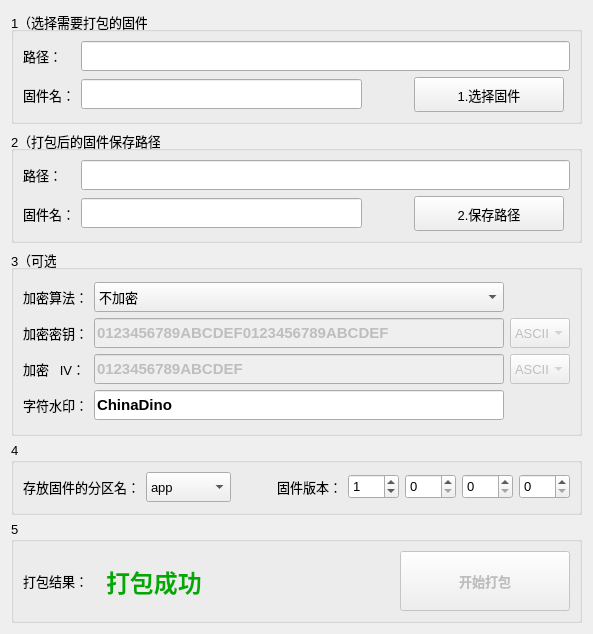
     <widget class="QWidget" name="tabFirmwarePackage">
      <attribute name="title">
       <string>固件打包</string>
      </attribute>
      <layout class="QGridLayout" name="gridLayout_9">
       <item row="0" column="0">
        <widget class="QGroupBox" name="groupBox">
         <property name="minimumSize">
          <size>
           <width>0</width>
           <height>112</height>
          </size>
         </property>
         <property name="font">
          <font>
           <pointsize>10</pointsize>
           <bold>false</bold>
          </font>
         </property>
         <property name="title">
          <string>1（选择需要打包的固件）</string>
         </property>
         <layout class="QGridLayout" name="gridLayout_2">
          <item row="0" column="0">
           <layout class="QGridLayout" name="gridLayout">
            <item row="1" column="2">
             <spacer name="horizontalSpacer">
              <property name="orientation">
               <enum>Qt::Horizontal</enum>
              </property>
              <property name="sizeType">
               <enum>QSizePolicy::Maximum</enum>
              </property>
              <property name="sizeHint" stdset="0">
               <size>
                <width>40</width>
                <height>20</height>
               </size>
              </property>
             </spacer>
            </item>
            <item row="1" column="0">
             <widget class="QLabel" name="label_2">
              <property name="font">
               <font>
                <pointsize>10</pointsize>
                <bold>false</bold>
               </font>
              </property>
              <property name="text">
               <string>固件名：</string>
              </property>
             </widget>
            </item>
            <item row="1" column="3">
             <widget class="QPushButton" name="pbChooseFw">
              <property name="minimumSize">
               <size>
                <width>150</width>
                <height>35</height>
               </size>
              </property>
              <property name="font">
               <font>
                <pointsize>10</pointsize>
                <bold>false</bold>
               </font>
              </property>
              <property name="text">
               <string>1.选择固件</string>
              </property>
             </widget>
            </item>
            <item row="0" column="0">
             <widget class="QLabel" name="label">
              <property name="font">
               <font>
                <pointsize>10</pointsize>
                <bold>false</bold>
               </font>
              </property>
              <property name="text">
               <string>路径：</string>
              </property>
             </widget>
            </item>
            <item row="0" column="1" colspan="4">
             <widget class="QLineEdit" name="leOpenFwPath">
              <property name="minimumSize">
               <size>
                <width>0</width>
                <height>30</height>
               </size>
              </property>
              <property name="font">
               <font>
                <pointsize>10</pointsize>
                <bold>false</bold>
               </font>
              </property>
              <property name="text">
               <string/>
              </property>
             </widget>
            </item>
            <item row="1" column="1">
             <widget class="QLineEdit" name="leOpenFwName">
              <property name="minimumSize">
               <size>
                <width>0</width>
                <height>30</height>
               </size>
              </property>
              <property name="font">
               <font>
                <pointsize>10</pointsize>
                <bold>true</bold>
               </font>
              </property>
              <property name="text">
               <string/>
              </property>
              <property name="readOnly">
               <bool>true</bool>
              </property>
             </widget>
            </item>
           </layout>
          </item>
         </layout>
        </widget>
       </item>
       <item row="1" column="0">
        <widget class="QGroupBox" name="groupBox_2">
         <property name="minimumSize">
          <size>
           <width>0</width>
           <height>112</height>
          </size>
         </property>
         <property name="font">
          <font>
           <pointsize>10</pointsize>
           <bold>false</bold>
          </font>
         </property>
         <property name="title">
          <string>2（打包后的固件保存路径）</string>
         </property>
         <layout class="QGridLayout" name="gridLayout_3">
          <item row="0" column="0">
           <layout class="QGridLayout" name="gridLayout_4">
            <item row="0" column="1" colspan="4">
             <widget class="QLineEdit" name="leSaveFwPath">
              <property name="minimumSize">
               <size>
                <width>0</width>
                <height>30</height>
               </size>
              </property>
              <property name="font">
               <font>
                <pointsize>10</pointsize>
                <bold>false</bold>
               </font>
              </property>
              <property name="text">
               <string/>
              </property>
             </widget>
            </item>
            <item row="1" column="3">
             <widget class="QPushButton" name="pbSaveFw">
              <property name="minimumSize">
               <size>
                <width>150</width>
                <height>35</height>
               </size>
              </property>
              <property name="font">
               <font>
                <pointsize>10</pointsize>
                <bold>false</bold>
               </font>
              </property>
              <property name="text">
               <string>2.保存路径</string>
              </property>
             </widget>
            </item>
            <item row="1" column="0">
             <widget class="QLabel" name="label_3">
              <property name="font">
               <font>
                <pointsize>10</pointsize>
                <bold>false</bold>
               </font>
              </property>
              <property name="text">
               <string>固件名：</string>
              </property>
             </widget>
            </item>
            <item row="1" column="2">
             <spacer name="horizontalSpacer_2">
              <property name="orientation">
               <enum>Qt::Horizontal</enum>
              </property>
              <property name="sizeType">
               <enum>QSizePolicy::Maximum</enum>
              </property>
              <property name="sizeHint" stdset="0">
               <size>
                <width>40</width>
                <height>20</height>
               </size>
              </property>
             </spacer>
            </item>
            <item row="0" column="0">
             <widget class="QLabel" name="label_4">
              <property name="font">
               <font>
                <pointsize>10</pointsize>
                <bold>false</bold>
               </font>
              </property>
              <property name="text">
               <string>路径：</string>
              </property>
             </widget>
            </item>
            <item row="1" column="1">
             <widget class="QLineEdit" name="leSaveFwName">
              <property name="minimumSize">
               <size>
                <width>0</width>
                <height>30</height>
               </size>
              </property>
              <property name="font">
               <font>
                <pointsize>10</pointsize>
                <bold>true</bold>
               </font>
              </property>
              <property name="text">
               <string/>
              </property>
              <property name="readOnly">
               <bool>true</bool>
              </property>
             </widget>
            </item>
           </layout>
          </item>
         </layout>
        </widget>
       </item>
       <item row="2" column="0">
        <widget class="QGroupBox" name="groupBox_3">
         <property name="minimumSize">
          <size>
           <width>0</width>
           <height>187</height>
          </size>
         </property>
         <property name="font">
          <font>
           <pointsize>10</pointsize>
           <bold>false</bold>
          </font>
         </property>
         <property name="title">
          <string>3（可选）</string>
         </property>
         <layout class="QGridLayout" name="gridLayout_8">
          <item row="0" column="0">
           <layout class="QGridLayout" name="gridLayout_6">
            <property name="spacing">
             <number>6</number>
            </property>
            <item row="0" column="0">
             <widget class="QLabel" name="label_6">
              <property name="minimumSize">
               <size>
                <width>0</width>
                <height>0</height>
               </size>
              </property>
              <property name="font">
               <font>
                <pointsize>10</pointsize>
                <bold>false</bold>
               </font>
              </property>
              <property name="text">
               <string>加密算法：</string>
              </property>
             </widget>
            </item>
            <item row="0" column="1">
             <widget class="QComboBox" name="combEncrypt">
              <property name="minimumSize">
               <size>
                <width>0</width>
                <height>30</height>
               </size>
              </property>
              <item>
               <property name="text">
                <string>不加密</string>
               </property>
              </item>
              <item>
               <property name="text">
                <string>AES256</string>
               </property>
              </item>
             </widget>
            </item>
            <item row="1" column="0">
             <widget class="QLabel" name="label_7">
              <property name="minimumSize">
               <size>
                <width>0</width>
                <height>0</height>
               </size>
              </property>
              <property name="maximumSize">
               <size>
                <width>80</width>
                <height>16777215</height>
               </size>
              </property>
              <property name="font">
               <font>
                <pointsize>10</pointsize>
                <bold>false</bold>
               </font>
              </property>
              <property name="text">
               <string>加密密钥：</string>
              </property>
             </widget>
            </item>
            <item row="1" column="1">
             <widget class="QLineEdit" name="leKey">
              <property name="enabled">
               <bool>false</bool>
              </property>
              <property name="minimumSize">
               <size>
                <width>0</width>
                <height>30</height>
               </size>
              </property>
              <property name="font">
               <font>
                <pointsize>11</pointsize>
                <bold>true</bold>
               </font>
              </property>
              <property name="toolTip">
               <string>输入32位的密钥</string>
              </property>
              <property name="text">
               <string>0123456789ABCDEF0123456789ABCDEF</string>
              </property>
              <property name="maxLength">
               <number>32</number>
              </property>
              <property name="echoMode">
               <enum>QLineEdit::Normal</enum>
              </property>
             </widget>
            </item>
            <item row="1" column="2">
             <widget class="QComboBox" name="combKeyFormat">
              <property name="enabled">
               <bool>false</bool>
              </property>
              <property name="minimumSize">
               <size>
                <width>0</width>
                <height>30</height>
               </size>
              </property>
              <property name="maximumSize">
               <size>
                <width>60</width>
                <height>16777215</height>
               </size>
              </property>
              <property name="toolTip">
               <string>暂不实现</string>
              </property>
              <item>
               <property name="text">
                <string>ASCII</string>
               </property>
              </item>
              <item>
               <property name="text">
                <string>HEX</string>
               </property>
              </item>
             </widget>
            </item>
            <item row="2" column="0">
             <widget class="QLabel" name="label_10">
              <property name="minimumSize">
               <size>
                <width>0</width>
                <height>0</height>
               </size>
              </property>
              <property name="font">
               <font>
                <pointsize>10</pointsize>
                <bold>false</bold>
               </font>
              </property>
              <property name="text">
               <string>加密   IV：</string>
              </property>
             </widget>
            </item>
            <item row="2" column="1">
             <widget class="QLineEdit" name="leIV">
              <property name="enabled">
               <bool>false</bool>
              </property>
              <property name="minimumSize">
               <size>
                <width>0</width>
                <height>30</height>
               </size>
              </property>
              <property name="font">
               <font>
                <pointsize>11</pointsize>
                <bold>true</bold>
               </font>
              </property>
              <property name="toolTip">
               <string>输入16位的IV</string>
              </property>
              <property name="inputMethodHints">
               <set>Qt::ImhNone</set>
              </property>
              <property name="inputMask">
               <string/>
              </property>
              <property name="text">
               <string>0123456789ABCDEF</string>
              </property>
              <property name="maxLength">
               <number>16</number>
              </property>
              <property name="echoMode">
               <enum>QLineEdit::Normal</enum>
              </property>
             </widget>
            </item>
            <item row="2" column="2">
             <widget class="QComboBox" name="combIvFormat">
              <property name="enabled">
               <bool>false</bool>
              </property>
              <property name="minimumSize">
               <size>
                <width>0</width>
                <height>30</height>
               </size>
              </property>
              <property name="maximumSize">
               <size>
                <width>60</width>
                <height>16777215</height>
               </size>
              </property>
              <property name="toolTip">
               <string>暂不实现</string>
              </property>
              <item>
               <property name="text">
                <string>ASCII</string>
               </property>
              </item>
              <item>
               <property name="text">
                <string>HEX</string>
               </property>
              </item>
             </widget>
            </item>
            <item row="3" column="0">
             <widget class="QLabel" name="label_14">
              <property name="minimumSize">
               <size>
                <width>0</width>
                <height>0</height>
               </size>
              </property>
              <property name="maximumSize">
               <size>
                <width>100</width>
                <height>16777215</height>
               </size>
              </property>
              <property name="font">
               <font>
                <pointsize>10</pointsize>
                <bold>false</bold>
               </font>
              </property>
              <property name="text">
               <string>字符水印：</string>
              </property>
             </widget>
            </item>
            <item row="3" column="1">
             <widget class="QLineEdit" name="leUserString">
              <property name="minimumSize">
               <size>
                <width>0</width>
                <height>30</height>
               </size>
              </property>
              <property name="font">
               <font>
                <pointsize>11</pointsize>
                <bold>true</bold>
               </font>
              </property>
              <property name="focusPolicy">
               <enum>Qt::StrongFocus</enum>
              </property>
              <property name="toolTip">
               <string>最长可输入16个字符，暂不支持中文</string>
              </property>
              <property name="text">
               <string>ChinaDino</string>
              </property>
              <property name="maxLength">
               <number>16</number>
              </property>
             </widget>
            </item>
           </layout>
          </item>
         </layout>
        </widget>
       </item>
       <item row="3" column="0">
        <widget class="QGroupBox" name="groupBox_5">
         <property name="minimumSize">
          <size>
           <width>0</width>
           <height>73</height>
          </size>
         </property>
         <property name="font">
          <font>
           <pointsize>10</pointsize>
           <bold>false</bold>
          </font>
         </property>
         <property name="title">
          <string>4</string>
         </property>
         <layout class="QGridLayout" name="gridLayout_13">
          <item row="0" column="0">
           <layout class="QGridLayout" name="gridLayout_5">
            <item row="0" column="3">
             <widget class="QLabel" name="label_23">
              <property name="maximumSize">
               <size>
                <width>100</width>
                <height>16777215</height>
               </size>
              </property>
              <property name="font">
               <font>
                <pointsize>10</pointsize>
                <bold>false</bold>
               </font>
              </property>
              <property name="text">
               <string>固件版本：</string>
              </property>
              <property name="alignment">
               <set>Qt::AlignRight|Qt::AlignTrailing|Qt::AlignVCenter</set>
              </property>
             </widget>
            </item>
            <item row="0" column="1">
             <widget class="QComboBox" name="combPartName">
              <property name="minimumSize">
               <size>
                <width>85</width>
                <height>30</height>
               </size>
              </property>
              <item>
               <property name="text">
                <string>app</string>
               </property>
              </item>
              <item>
               <property name="text">
                <string>download</string>
               </property>
              </item>
              <item>
               <property name="text">
                <string>factory</string>
               </property>
              </item>
             </widget>
            </item>
            <item row="0" column="0">
             <widget class="QLabel" name="label_13">
              <property name="minimumSize">
               <size>
                <width>110</width>
                <height>0</height>
               </size>
              </property>
              <property name="maximumSize">
               <size>
                <width>130</width>
                <height>16777215</height>
               </size>
              </property>
              <property name="font">
               <font>
                <pointsize>10</pointsize>
                <bold>false</bold>
               </font>
              </property>
              <property name="text">
               <string>存放固件的分区名：</string>
              </property>
             </widget>
            </item>
            <item row="0" column="6">
             <widget class="QSpinBox" name="sbVer3">
              <property name="minimumSize">
               <size>
                <width>51</width>
                <height>25</height>
               </size>
              </property>
              <property name="maximumSize">
               <size>
                <width>51</width>
                <height>25</height>
               </size>
              </property>
              <property name="maximum">
               <number>255</number>
              </property>
              <property name="value">
               <number>0</number>
              </property>
             </widget>
            </item>
            <item row="0" column="5">
             <widget class="QSpinBox" name="sbVer2">
              <property name="minimumSize">
               <size>
                <width>51</width>
                <height>25</height>
               </size>
              </property>
              <property name="maximumSize">
               <size>
                <width>51</width>
                <height>25</height>
               </size>
              </property>
              <property name="maximum">
               <number>255</number>
              </property>
              <property name="value">
               <number>0</number>
              </property>
             </widget>
            </item>
            <item row="0" column="7">
             <widget class="QSpinBox" name="sbVer4">
              <property name="minimumSize">
               <size>
                <width>51</width>
                <height>25</height>
               </size>
              </property>
              <property name="maximumSize">
               <size>
                <width>51</width>
                <height>25</height>
               </size>
              </property>
              <property name="maximum">
               <number>255</number>
              </property>
              <property name="value">
               <number>0</number>
              </property>
             </widget>
            </item>
            <item row="0" column="4">
             <widget class="QSpinBox" name="sbVer1">
              <property name="minimumSize">
               <size>
                <width>51</width>
                <height>25</height>
               </size>
              </property>
              <property name="maximumSize">
               <size>
                <width>51</width>
                <height>25</height>
               </size>
              </property>
              <property name="maximum">
               <number>255</number>
              </property>
              <property name="value">
               <number>1</number>
              </property>
             </widget>
            </item>
            <item row="0" column="2">
             <spacer name="horizontalSpacer_5">
              <property name="orientation">
               <enum>Qt::Horizontal</enum>
              </property>
              <property name="sizeHint" stdset="0">
               <size>
                <width>40</width>
                <height>20</height>
               </size>
              </property>
             </spacer>
            </item>
           </layout>
          </item>
         </layout>
        </widget>
       </item>
       <item row="4" column="0">
        <widget class="QGroupBox" name="groupBox_4">
         <property name="minimumSize">
          <size>
           <width>0</width>
           <height>0</height>
          </size>
         </property>
         <property name="font">
          <font>
           <pointsize>10</pointsize>
           <bold>false</bold>
          </font>
         </property>
         <property name="title">
          <string>5</string>
         </property>
         <layout class="QGridLayout" name="gridLayout_7">
          <item row="0" column="0">
           <layout class="QHBoxLayout" name="horizontalLayout_2">
            <property name="spacing">
             <number>6</number>
            </property>
            <property name="sizeConstraint">
             <enum>QLayout::SetFixedSize</enum>
            </property>
            <item>
             <widget class="QLabel" name="label_12">
              <property name="maximumSize">
               <size>
                <width>100</width>
                <height>16777215</height>
               </size>
              </property>
              <property name="font">
               <font>
                <pointsize>10</pointsize>
                <bold>false</bold>
               </font>
              </property>
              <property name="text">
               <string>打包结果：</string>
              </property>
             </widget>
            </item>
            <item>
             <widget class="QLabel" name="labPkgResult">
              <property name="maximumSize">
               <size>
                <width>16777215</width>
                <height>200</height>
               </size>
              </property>
              <property name="palette">
               <palette>
                <active>
                 <colorrole role="WindowText">
                  <brush brushstyle="SolidPattern">
                   <color alpha="255">
                    <red>0</red>
                    <green>170</green>
                    <blue>0</blue>
                   </color>
                  </brush>
                 </colorrole>
                </active>
                <inactive>
                 <colorrole role="WindowText">
                  <brush brushstyle="SolidPattern">
                   <color alpha="255">
                    <red>0</red>
                    <green>170</green>
                    <blue>0</blue>
                   </color>
                  </brush>
                 </colorrole>
                </inactive>
                <disabled>
                 <colorrole role="WindowText">
                  <brush brushstyle="SolidPattern">
                   <color alpha="255">
                    <red>120</red>
                    <green>120</green>
                    <blue>120</blue>
                   </color>
                  </brush>
                 </colorrole>
                </disabled>
               </palette>
              </property>
              <property name="font">
               <font>
                <pointsize>18</pointsize>
                <bold>true</bold>
               </font>
              </property>
              <property name="text">
               <string>打包成功</string>
              </property>
             </widget>
            </item>
            <item>
             <spacer name="horizontalSpacer_4">
              <property name="orientation">
               <enum>Qt::Horizontal</enum>
              </property>
              <property name="sizeType">
               <enum>QSizePolicy::Minimum</enum>
              </property>
              <property name="sizeHint" stdset="0">
               <size>
                <width>192</width>
                <height>29</height>
               </size>
              </property>
             </spacer>
            </item>
            <item>
             <widget class="QPushButton" name="pbStartPkg">
              <property name="enabled">
               <bool>false</bool>
              </property>
              <property name="minimumSize">
               <size>
                <width>170</width>
                <height>60</height>
               </size>
              </property>
              <property name="font">
               <font>
                <pointsize>10</pointsize>
                <bold>true</bold>
               </font>
              </property>
              <property name="text">
               <string>开始打包</string>
              </property>
             </widget>
            </item>
           </layout>
          </item>
         </layout>
        </widget>
       </item>
      </layout>
     </widget>
